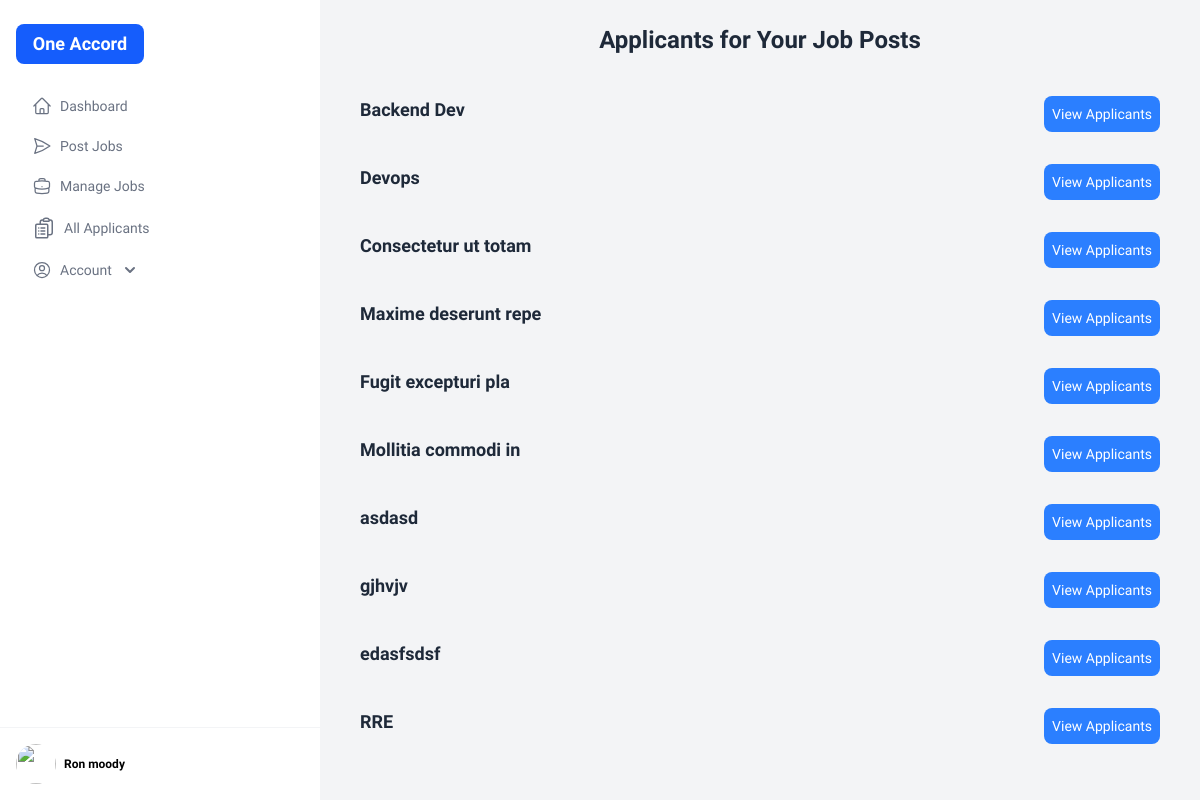
Before: /job_list/ (signed in) with the older database file.
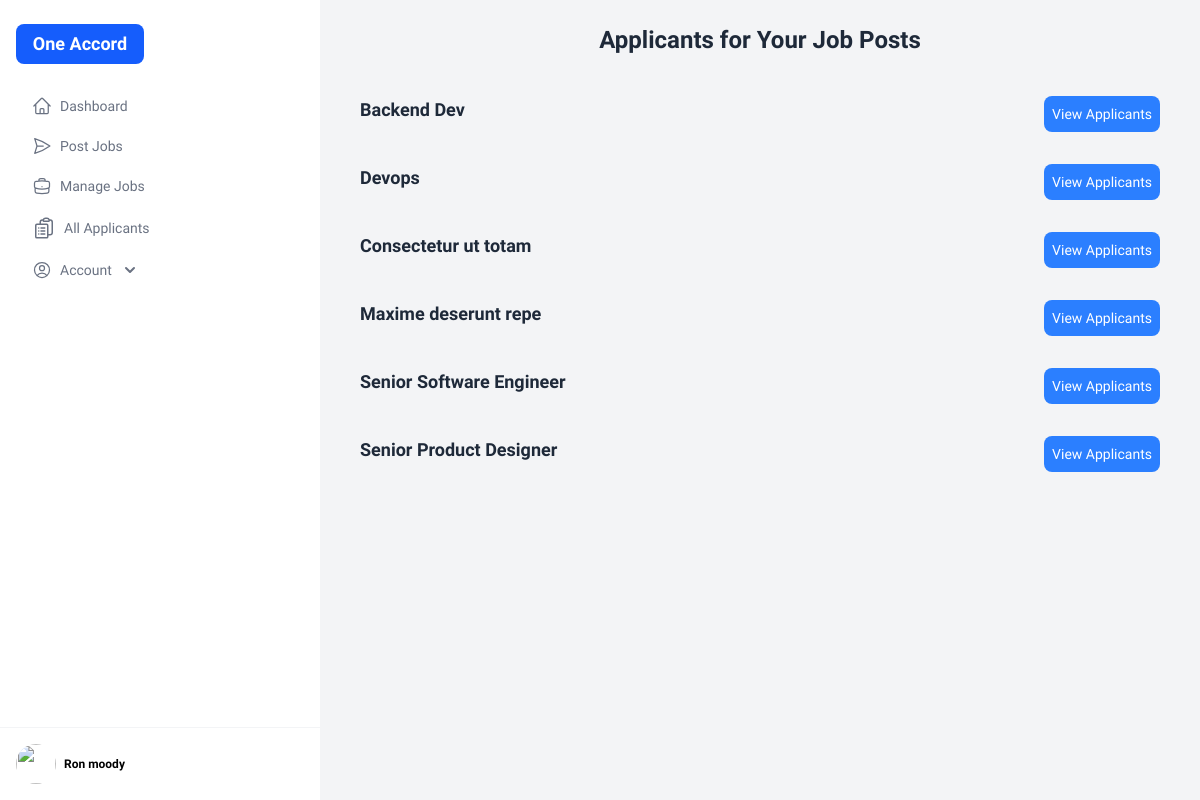
After: the same page with the newer database file.
### job_portal/models.py (models this page shows, shortened)
class JobPost(models.Model):
    company = models.ForeignKey(CompanyProfile, on_delete=models.CASCADE)
    title = models.CharField(max_length=255)
    description = models.TextField()
    location = models.CharField(max_length=255, blank=True, null=True)
    salary = models.DecimalField(max_digits=10, decimal_places=2, blank=True, null=True)
    working_hours=models.CharField(max_length=100, blank=True, null=True)
    posted = models.DateTimeField(auto_now_add=True)

### job_portal/views.py (the view)
# urls.py: path('job_list/', v.job_list, name="job_list"),
def job_list(request):
    if not request.user.is_authenticated:
        return redirect("login")
    role = get_role(request.user)
    if role != "employer":
        messages.error(request, "Access denied.")
        return redirect("index")
    company = CompanyProfile.objects.get(user=request.user)
    jobs = JobPost.objects.filter(company=company)
    context = {
        "role": role,
        "jobs": jobs,
    }
    return render(request, "company/job_list.html", context)

### job_portal/context_processors.py (called while the page is built)
def user_role(request):
    role = None
    if request.user.is_authenticated:
        if JobSeekerProfile.objects.filter(user=request.user).exists():
            role = 'jobseeker'
        elif CompanyProfile.objects.filter(user=request.user).exists():
            role = 'employer'
        else:
            role = 'user'
    return {
        'user_role': role
    }

### job_portal/views.py (called while the page is built)
def get_role(user):
    try:
        profile = JobSeekerProfile.objects.get(user=user)
        return "job_seeker"
    except JobSeekerProfile.DoesNotExist:
        try:
            profile = CompanyProfile.objects.get(user=user)
            return "employer"
        except CompanyProfile.DoesNotExist:
            return None

### job_portal/templates/company/job_list.html
{% extends "common/dashboard_layout.html" %}
{% load humanize %}
{% block content %}
<div class="mx-auto bg-gray-100 min-h-screen p-6">
  <h2 class="text-2xl font-semibold mb-6 text-gray-800 text-center">Applicants for Your Job Posts</h2>
  {% for job  in jobs %}
  <div class="p-4 rounded flex justify-between">
    <h3 class="text-lg font-bold text-gray-800">{{ job.title }}</h3>
    <a href="{% url 'view_job_applicants' job.id %}" class="text-white bg-blue-500 text-sm p-2 rounded-lg inline-block">View Applicants</a>
  </div>
  {% endfor %}
{% endblock %}

Changed rows visible on the page:
removed JobPost: title "Fugit excepturi pla"
removed JobPost: title "Mollitia commodi in"
removed JobPost: title "asdasd"
removed JobPost: title "gjhvjv"
removed JobPost: title "edasfsdsf"
removed JobPost: title "RRE"
added JobPost: title "Senior Software Engineer"
added JobPost: title "Senior Product Designer"
